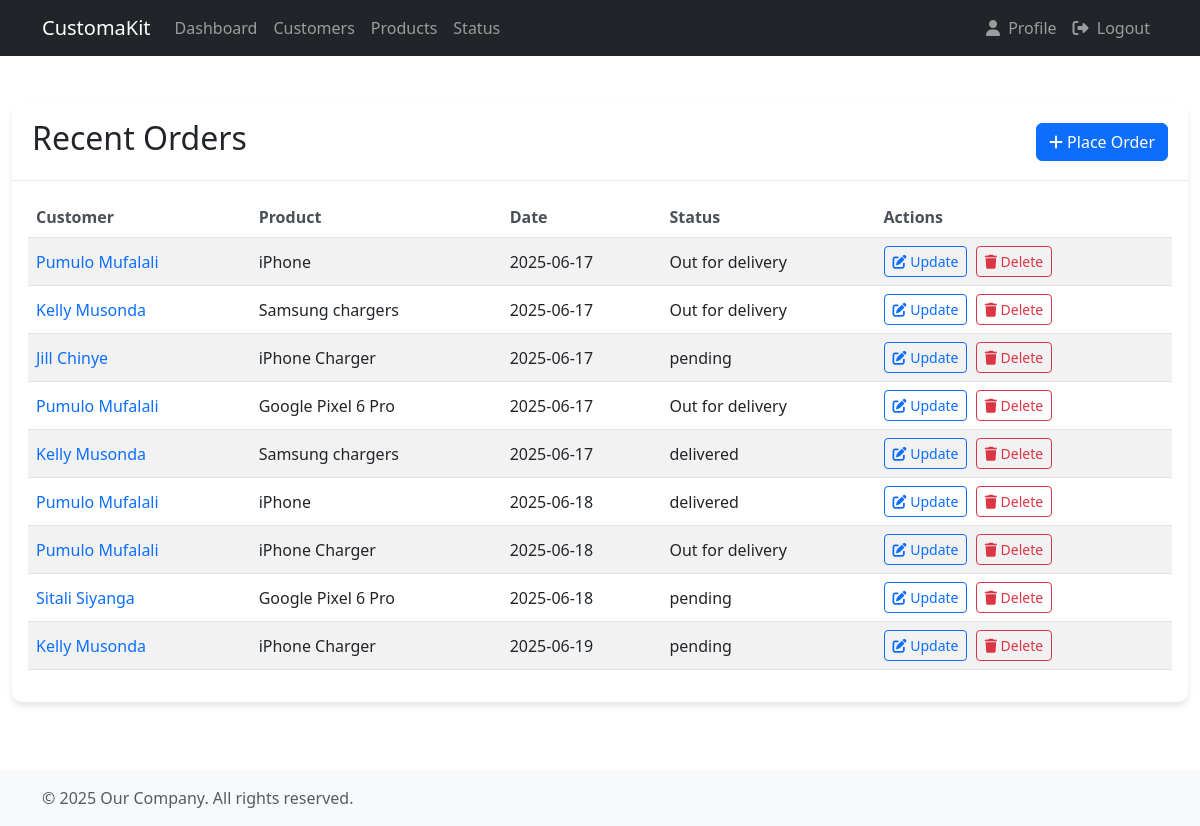
/orders/, run on an earlier commit of the app's database.
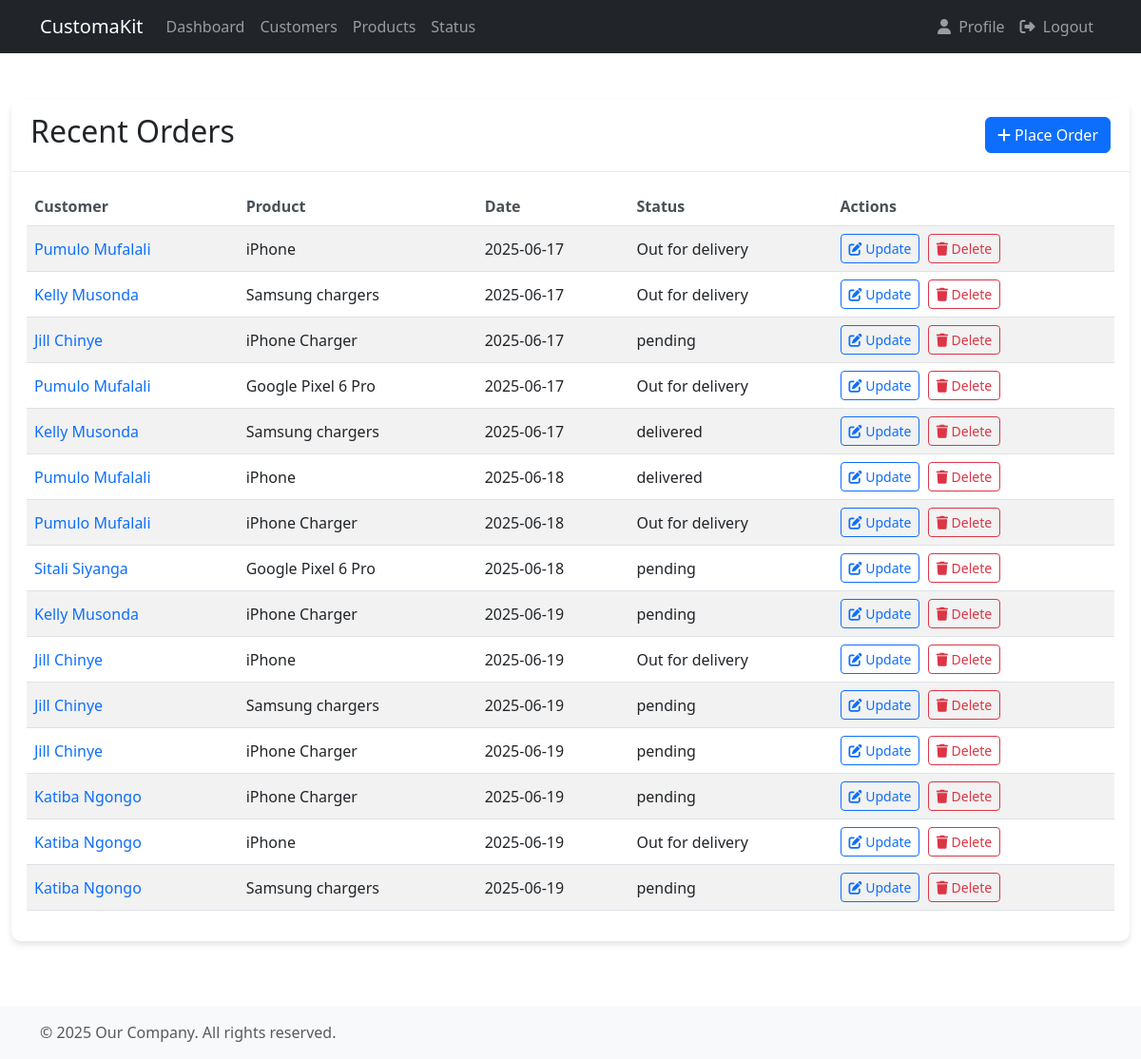
And on a later commit of the database.
### accounts/models.py (models this page shows, shortened)
class Order(models.Model):
  STATUS = (
    ('delivered', 'delivered'),
    ('Out for delivery', 'Out for delivery'),
    ('pending', 'pending'),
  )
  customer = models.ForeignKey(Customer, null=True, on_delete=models.CASCADE)
  product = models.ForeignKey(Product, null=True, on_delete=models.CASCADE)
  status = models.CharField(max_length=100, null=True, choices=STATUS)
  created_at = models.DateTimeField(auto_now_add=True)

class Customer(models.Model):
  name = models.CharField(max_length=200, null=True)
  phone = models.CharField(max_length=200, null=True)
  email = models.CharField(max_length=200, null=True, unique=True)
  created_at = models.DateTimeField(auto_now_add=True)
  def __str__(self):
    return self.name[:50]

class Product(models.Model):
  CATEGORY = (
    ('Indoor', 'Indoor'),
    ('Outdoor', 'Outdoor'),
  )
  name = models.CharField(max_length=70, null=True)
  price = models.FloatField(null=True)
  category = models.CharField(max_length=50, null=True, choices=CATEGORY)
  description = models.CharField(max_length=100, null=True)
  created_at = models.DateTimeField(auto_now_add=True)
  tags = models.ManyToManyField(Tag)
  def __str__(self):
    return self.name

### accounts/views.py (the view)
# urls.py: path('orders/', views.totalOrders, name='total_orders'),
def totalOrders(request):
  total_orders = Order.objects.all()
  return render(request, 'accounts/total_orders.html', {'total_orders':total_orders})

### accounts/templates/accounts/total_orders.html
{% extends 'accounts/main.html' %}
{% load static %}
{% block content %}
  <div class="card mt-4">
    <div class="card-header">
        <div class="d-flex justify-content-between align-items-center">
            <h2>Recent Orders</h2>
            <a class="btn btn-primary" href="{% url 'create_order' %}">
                <i class="fas fa-plus me-1"></i>Place Order
            </a>
        </div>
    </div>
    <div class="card-body">
        <div class="table-responsive">
            <table class="table table-striped">
                <thead>
                    <tr>
                        <th>Customer</th>
                        <th>Product</th>
                        <th>Date</th>
                        <th>Status</th>
                        <th>Actions</th>
                    </tr>
                </thead>
                <tbody>
                    {% for order in total_orders %}
                    <tr>
                        <td><a href="{% url 'customer_detail' order.customer.id %}">{{ order.customer }}</a></td>
                        <td>{{ order.product }}</td>
                        <td>{{ order.created_at|date:"Y-m-d" }}</td>
                        <td>{{ order.status }}</td>
                        <td>
                            <a class="btn btn-sm btn-outline-primary me-1" href="{% url 'update_order' order.id %}">
                                <i class="fas fa-edit"></i> Update
                            </a>
                            <a class="btn btn-sm btn-outline-danger" href="{% url 'delete' order.id %}">
                                <i class="fas fa-trash"></i> Delete
                            </a>
                        </td>
                    </tr>
                    {% endfor %}
                </tbody>
            </table>
        </div>
    </div>
  </div>
{% endblock %}

What changed in the data, as far as the page shows it:
added Order: customer "Jill Chinye", product "iPhone", created_at "2025-06-19", status "Out for delivery"
added Order: customer "Jill Chinye", product "Samsung chargers", created_at "2025-06-19", status "pending"
added Order: customer "Jill Chinye", product "iPhone Charger", created_at "2025-06-19", status "pending"
added Order: customer "Katiba Ngongo", product "iPhone Charger", created_at "2025-06-19", status "pending"
added Order: customer "Katiba Ngongo", product "iPhone", created_at "2025-06-19", status "Out for delivery"
added Order: customer "Katiba Ngongo", product "Samsung chargers", created_at "2025-06-19", status "pending"
